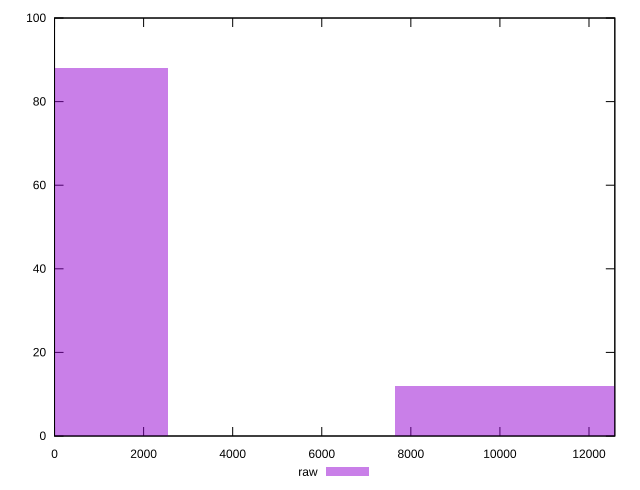

Reproduce this figure in gnuplot.
reset

$raw <<EOF
0 88
10187.864099104929 12
EOF

set key outside below
set boxwidth 5093.932049552464
set xrange [0:12580]
set yrange [0:100]
set trange [0:100]
set style fill transparent solid 0.5 noborder
set terminal svg size 640, 490 enhanced background rgb 'white'
set output "report_00009_2021-02-08T22-37-41.559Z/uses-rel-preload/samples/pages/raw/histogram.svg"

plot $raw title "raw" with boxes

reset
